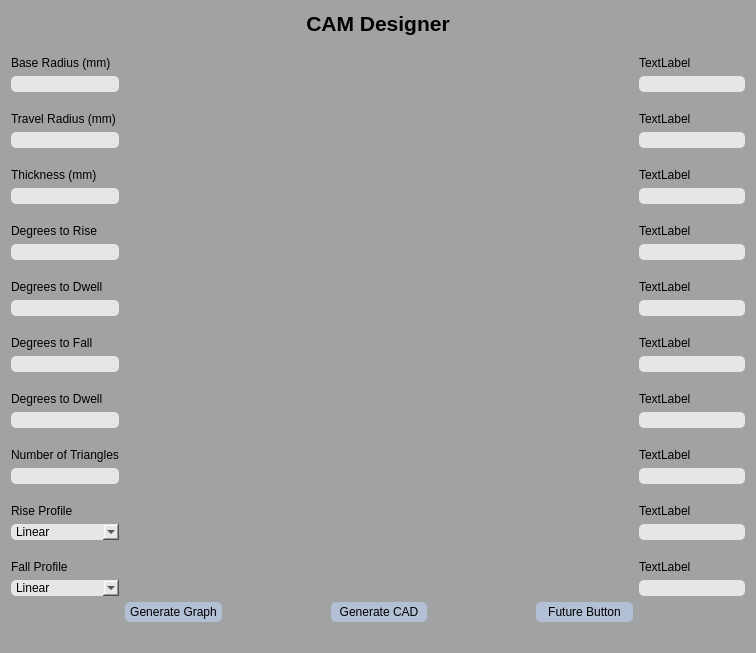
<?xml version="1.0" encoding="UTF-8"?>
<ui version="4.0">
 <class>CAMDesigner</class>
 <widget class="QWidget" name="CAMDesigner">
  <property name="geometry">
   <rect>
    <x>0</x>
    <y>0</y>
    <width>750</width>
    <height>568</height>
   </rect>
  </property>
  <property name="sizePolicy">
   <sizepolicy hsizetype="Fixed" vsizetype="Fixed">
    <horstretch>0</horstretch>
    <verstretch>0</verstretch>
   </sizepolicy>
  </property>
  <property name="windowTitle">
   <string>Form</string>
  </property>
  <property name="styleSheet">
   <string notr="true">background-color: rgb(161, 162, 164);</string>
  </property>
  <layout class="QHBoxLayout" name="horizontalLayout">
   <item>
    <layout class="QGridLayout" name="gridLayout">
     <item row="16" column="6">
      <widget class="QLineEdit" name="lineEdit_8">
       <property name="styleSheet">
        <string notr="true">background-color: rgb(229, 230, 232);
border-radius: 5px;
color: rgb(0, 0, 0)</string>
       </property>
      </widget>
     </item>
     <item row="20" column="6">
      <widget class="QLineEdit" name="lineEdit_10">
       <property name="styleSheet">
        <string notr="true">background-color: rgb(229, 230, 232);
border-radius: 5px;
color: rgb(0, 0, 0)</string>
       </property>
      </widget>
     </item>
     <item row="8" column="0">
      <widget class="QLineEdit" name="RiseDegrees">
       <property name="styleSheet">
        <string notr="true">background-color: rgb(229, 230, 232);
border-radius: 5px;
color: rgb(0, 0, 0)</string>
       </property>
      </widget>
     </item>
     <item row="5" column="0">
      <widget class="QLabel" name="label_3">
       <property name="styleSheet">
        <string notr="true">color: rgb(0, 0, 0)</string>
       </property>
       <property name="text">
        <string>
Thickness (mm)</string>
       </property>
      </widget>
     </item>
     <item row="4" column="0">
      <widget class="QLineEdit" name="TravelRadius">
       <property name="styleSheet">
        <string notr="true">background-color: rgb(229, 230, 232);
border-radius: 5px;
color: rgb(0, 0, 0)</string>
       </property>
      </widget>
     </item>
     <item row="20" column="0">
      <widget class="QComboBox" name="FallProfile">
       <property name="styleSheet">
        <string notr="true">background-color: rgb(229, 230, 232);
border-radius: 5px;
color: rgb(0, 0, 0)</string>
       </property>
       <item>
        <property name="text">
         <string>Linear</string>
        </property>
       </item>
       <item>
        <property name="text">
         <string>Parabolic</string>
        </property>
       </item>
       <item>
        <property name="text">
         <string>Harmonic</string>
        </property>
       </item>
       <item>
        <property name="text">
         <string>Cycloidal</string>
        </property>
       </item>
      </widget>
     </item>
     <item row="19" column="0">
      <widget class="QLabel" name="label_11">
       <property name="styleSheet">
        <string notr="true">color: rgb(0, 0, 0)</string>
       </property>
       <property name="text">
        <string>
Fall Profile</string>
       </property>
      </widget>
     </item>
     <item row="16" column="0">
      <widget class="QLineEdit" name="Triangles">
       <property name="styleSheet">
        <string notr="true">background-color: rgb(229, 230, 232);
border-radius: 5px;
color: rgb(0, 0, 0)</string>
       </property>
      </widget>
     </item>
     <item row="6" column="0">
      <widget class="QLineEdit" name="Thickness">
       <property name="styleSheet">
        <string notr="true">background-color: rgb(229, 230, 232);
border-radius: 5px;
color: rgb(0, 0, 0)</string>
       </property>
      </widget>
     </item>
     <item row="15" column="0">
      <widget class="QLabel" name="label_8">
       <property name="styleSheet">
        <string notr="true">color: rgb(0, 0, 0)</string>
       </property>
       <property name="text">
        <string>
Number of Triangles</string>
       </property>
      </widget>
     </item>
     <item row="9" column="0">
      <widget class="QLabel" name="label_5">
       <property name="styleSheet">
        <string notr="true">color: rgb(0, 0, 0)</string>
       </property>
       <property name="text">
        <string>
Degrees to Dwell</string>
       </property>
      </widget>
     </item>
     <item row="2" column="0">
      <widget class="QLineEdit" name="BaseRadius">
       <property name="styleSheet">
        <string notr="true">background-color: rgb(229, 230, 232);
border-radius: 5px;
color: rgb(0, 0, 0)</string>
       </property>
      </widget>
     </item>
     <item row="11" column="0">
      <widget class="QLabel" name="label_6">
       <property name="styleSheet">
        <string notr="true">color: rgb(0, 0, 0)</string>
       </property>
       <property name="text">
        <string>
Degrees to Fall</string>
       </property>
      </widget>
     </item>
     <item row="18" column="0">
      <widget class="QComboBox" name="RiseProfile">
       <property name="styleSheet">
        <string notr="true">background-color: rgb(229, 230, 232);
border-radius: 5px;
color: rgb(0, 0, 0)</string>
       </property>
       <item>
        <property name="text">
         <string>Linear</string>
        </property>
       </item>
       <item>
        <property name="text">
         <string>Parabolic</string>
        </property>
       </item>
       <item>
        <property name="text">
         <string>Harmonic</string>
        </property>
       </item>
       <item>
        <property name="text">
         <string>Cycloidal</string>
        </property>
       </item>
      </widget>
     </item>
     <item row="17" column="0">
      <widget class="QLabel" name="label_10">
       <property name="styleSheet">
        <string notr="true">color: rgb(0, 0, 0)</string>
       </property>
       <property name="text">
        <string>
Rise Profile</string>
       </property>
      </widget>
     </item>
     <item row="10" column="0">
      <widget class="QLineEdit" name="HighDwell">
       <property name="styleSheet">
        <string notr="true">background-color: rgb(229, 230, 232);
border-radius: 5px;
color: rgb(0, 0, 0)</string>
       </property>
       <property name="readOnly">
        <bool>false</bool>
       </property>
      </widget>
     </item>
     <item row="11" column="6">
      <widget class="QLabel" name="label_17">
       <property name="styleSheet">
        <string notr="true">color: rgb(0, 0, 0)</string>
       </property>
       <property name="text">
        <string>
TextLabel</string>
       </property>
      </widget>
     </item>
     <item row="21" column="5">
      <widget class="QPushButton" name="STEPBot">
       <property name="sizePolicy">
        <sizepolicy hsizetype="Expanding" vsizetype="Ignored">
         <horstretch>0</horstretch>
         <verstretch>0</verstretch>
        </sizepolicy>
       </property>
       <property name="cursor">
        <cursorShape>PointingHandCursor</cursorShape>
       </property>
       <property name="styleSheet">
        <string notr="true">background-color: rgb(179, 191, 213);
border-radius: 5px;
color: rgb(0, 0, 0)</string>
       </property>
       <property name="text">
        <string>Future Button</string>
       </property>
      </widget>
     </item>
     <item row="21" column="3">
      <widget class="QPushButton" name="CADBot">
       <property name="sizePolicy">
        <sizepolicy hsizetype="Expanding" vsizetype="Ignored">
         <horstretch>0</horstretch>
         <verstretch>0</verstretch>
        </sizepolicy>
       </property>
       <property name="cursor">
        <cursorShape>PointingHandCursor</cursorShape>
       </property>
       <property name="styleSheet">
        <string notr="true">background-color: rgb(179, 191, 213);
border-radius: 5px;
color: rgb(0, 0, 0)</string>
       </property>
       <property name="text">
        <string>Generate CAD</string>
       </property>
      </widget>
     </item>
     <item row="15" column="6">
      <widget class="QLabel" name="label_19">
       <property name="styleSheet">
        <string notr="true">color: rgb(0, 0, 0)</string>
       </property>
       <property name="text">
        <string>
TextLabel</string>
       </property>
      </widget>
     </item>
     <item row="17" column="6">
      <widget class="QLabel" name="label_20">
       <property name="styleSheet">
        <string notr="true">color: rgb(0, 0, 0)</string>
       </property>
       <property name="text">
        <string>
TextLabel</string>
       </property>
      </widget>
     </item>
     <item row="13" column="6">
      <widget class="QLabel" name="label_18">
       <property name="styleSheet">
        <string notr="true">color: rgb(0, 0, 0)</string>
       </property>
       <property name="text">
        <string>
TextLabel</string>
       </property>
      </widget>
     </item>
     <item row="4" column="6">
      <widget class="QLineEdit" name="lineEdit_2">
       <property name="styleSheet">
        <string notr="true">background-color: rgb(229, 230, 232);
border-radius: 5px;
color: rgb(0, 0, 0)</string>
       </property>
      </widget>
     </item>
     <item row="19" column="6">
      <widget class="QLabel" name="label_21">
       <property name="styleSheet">
        <string notr="true">color: rgb(0, 0, 0)</string>
       </property>
       <property name="text">
        <string>
TextLabel</string>
       </property>
      </widget>
     </item>
     <item row="21" column="4">
      <spacer name="horizontalSpacer_2">
       <property name="orientation">
        <enum>Qt::Horizontal</enum>
       </property>
       <property name="sizeHint" stdset="0">
        <size>
         <width>18</width>
         <height>20</height>
        </size>
       </property>
      </spacer>
     </item>
     <item row="3" column="0">
      <widget class="QLabel" name="label_2">
       <property name="styleSheet">
        <string notr="true">color: rgb(0, 0, 0)</string>
       </property>
       <property name="text">
        <string>
Travel Radius (mm)</string>
       </property>
      </widget>
     </item>
     <item row="7" column="6">
      <widget class="QLabel" name="label_15">
       <property name="styleSheet">
        <string notr="true">color: rgb(0, 0, 0)</string>
       </property>
       <property name="text">
        <string>
TextLabel</string>
       </property>
      </widget>
     </item>
     <item row="18" column="6">
      <widget class="QLineEdit" name="lineEdit_9">
       <property name="styleSheet">
        <string notr="true">background-color: rgb(229, 230, 232);
border-radius: 5px;
color: rgb(0, 0, 0)</string>
       </property>
      </widget>
     </item>
     <item row="7" column="0">
      <widget class="QLabel" name="label_4">
       <property name="styleSheet">
        <string notr="true">color: rgb(0, 0, 0)</string>
       </property>
       <property name="text">
        <string>
Degrees to Rise</string>
       </property>
      </widget>
     </item>
     <item row="9" column="6">
      <widget class="QLabel" name="label_16">
       <property name="styleSheet">
        <string notr="true">color: rgb(0, 0, 0)</string>
       </property>
       <property name="text">
        <string>
TextLabel</string>
       </property>
      </widget>
     </item>
     <item row="13" column="0">
      <widget class="QLabel" name="label_7">
       <property name="styleSheet">
        <string notr="true">color: rgb(0, 0, 0)</string>
       </property>
       <property name="text">
        <string>
Degrees to Dwell</string>
       </property>
      </widget>
     </item>
     <item row="12" column="0">
      <widget class="QLineEdit" name="FallDegrees">
       <property name="styleSheet">
        <string notr="true">background-color: rgb(229, 230, 232);
border-radius: 5px;
color: rgb(0, 0, 0)</string>
       </property>
      </widget>
     </item>
     <item row="14" column="0">
      <widget class="QLineEdit" name="LowDwell">
       <property name="styleSheet">
        <string notr="true">background-color: rgb(229, 230, 232);
border-radius: 5px;
color: rgb(0, 0, 0)</string>
       </property>
      </widget>
     </item>
     <item row="1" column="1" rowspan="20" colspan="5">
      <widget class="QFrame" name="CAMPlot">
       <property name="sizePolicy">
        <sizepolicy hsizetype="Fixed" vsizetype="Fixed">
         <horstretch>0</horstretch>
         <verstretch>0</verstretch>
        </sizepolicy>
       </property>
       <property name="frameShape">
        <enum>QFrame::StyledPanel</enum>
       </property>
       <property name="frameShadow">
        <enum>QFrame::Raised</enum>
       </property>
      </widget>
     </item>
     <item row="1" column="6">
      <widget class="QLabel" name="label_12">
       <property name="styleSheet">
        <string notr="true">color: rgb(0, 0, 0)</string>
       </property>
       <property name="text">
        <string>
TextLabel</string>
       </property>
      </widget>
     </item>
     <item row="10" column="6">
      <widget class="QLineEdit" name="lineEdit_5">
       <property name="styleSheet">
        <string notr="true">background-color: rgb(229, 230, 232);
border-radius: 5px;
color: rgb(0, 0, 0)</string>
       </property>
      </widget>
     </item>
     <item row="12" column="6">
      <widget class="QLineEdit" name="lineEdit_6">
       <property name="styleSheet">
        <string notr="true">background-color: rgb(229, 230, 232);
border-radius: 5px;
color: rgb(0, 0, 0)</string>
       </property>
      </widget>
     </item>
     <item row="14" column="6">
      <widget class="QLineEdit" name="lineEdit_7">
       <property name="styleSheet">
        <string notr="true">background-color: rgb(229, 230, 232);
border-radius: 5px;
color: rgb(0, 0, 0)</string>
       </property>
      </widget>
     </item>
     <item row="0" column="0" colspan="7">
      <widget class="QLabel" name="label_9">
       <property name="font">
        <font>
         <pointsize>16</pointsize>
         <weight>75</weight>
         <bold>true</bold>
         <kerning>true</kerning>
        </font>
       </property>
       <property name="styleSheet">
        <string notr="true">color: rgb(0, 0, 0)</string>
       </property>
       <property name="text">
        <string>CAM Designer</string>
       </property>
       <property name="scaledContents">
        <bool>true</bool>
       </property>
       <property name="alignment">
        <set>Qt::AlignCenter</set>
       </property>
      </widget>
     </item>
     <item row="6" column="6">
      <widget class="QLineEdit" name="lineEdit_3">
       <property name="sizePolicy">
        <sizepolicy hsizetype="Expanding" vsizetype="Fixed">
         <horstretch>0</horstretch>
         <verstretch>0</verstretch>
        </sizepolicy>
       </property>
       <property name="styleSheet">
        <string notr="true">background-color: rgb(229, 230, 232);
border-radius: 5px;
color: rgb(0, 0, 0)</string>
       </property>
      </widget>
     </item>
     <item row="2" column="6">
      <widget class="QLineEdit" name="lineEdit">
       <property name="styleSheet">
        <string notr="true">background-color: rgb(229, 230, 232);
border-radius: 5px;
color: rgb(0, 0, 0)</string>
       </property>
      </widget>
     </item>
     <item row="8" column="6">
      <widget class="QLineEdit" name="lineEdit_4">
       <property name="styleSheet">
        <string notr="true">background-color: rgb(229, 230, 232);
border-radius: 5px;
color: rgb(0, 0, 0)</string>
       </property>
      </widget>
     </item>
     <item row="1" column="0">
      <widget class="QLabel" name="label">
       <property name="styleSheet">
        <string notr="true">color: rgb(0, 0, 0)</string>
       </property>
       <property name="text">
        <string>
Base Radius (mm)</string>
       </property>
      </widget>
     </item>
     <item row="5" column="6">
      <widget class="QLabel" name="label_14">
       <property name="styleSheet">
        <string notr="true">color: rgb(0, 0, 0)</string>
       </property>
       <property name="text">
        <string>
TextLabel</string>
       </property>
      </widget>
     </item>
     <item row="3" column="6">
      <widget class="QLabel" name="label_13">
       <property name="styleSheet">
        <string notr="true">color: rgb(0, 0, 0)</string>
       </property>
       <property name="text">
        <string>
TextLabel</string>
       </property>
      </widget>
     </item>
     <item row="21" column="2">
      <spacer name="horizontalSpacer">
       <property name="orientation">
        <enum>Qt::Horizontal</enum>
       </property>
       <property name="sizeHint" stdset="0">
        <size>
         <width>18</width>
         <height>20</height>
        </size>
       </property>
      </spacer>
     </item>
     <item row="21" column="1">
      <widget class="QPushButton" name="GraphBot">
       <property name="sizePolicy">
        <sizepolicy hsizetype="Expanding" vsizetype="Ignored">
         <horstretch>0</horstretch>
         <verstretch>0</verstretch>
        </sizepolicy>
       </property>
       <property name="cursor">
        <cursorShape>PointingHandCursor</cursorShape>
       </property>
       <property name="styleSheet">
        <string notr="true">background-color: rgb(179, 191, 213);
border-radius: 5px;
color: rgb(0, 0, 0)</string>
       </property>
       <property name="text">
        <string>Generate Graph</string>
       </property>
      </widget>
     </item>
     <item row="21" column="0">
      <spacer name="verticalSpacer">
       <property name="orientation">
        <enum>Qt::Vertical</enum>
       </property>
       <property name="sizeType">
        <enum>QSizePolicy::Fixed</enum>
       </property>
       <property name="sizeHint" stdset="0">
        <size>
         <width>20</width>
         <height>20</height>
        </size>
       </property>
      </spacer>
     </item>
     <item row="22" column="0" colspan="7">
      <spacer name="horizontalSpacer_3">
       <property name="orientation">
        <enum>Qt::Horizontal</enum>
       </property>
       <property name="sizeType">
        <enum>QSizePolicy::Fixed</enum>
       </property>
       <property name="sizeHint" stdset="0">
        <size>
         <width>734</width>
         <height>20</height>
        </size>
       </property>
      </spacer>
     </item>
    </layout>
   </item>
  </layout>
 </widget>
 <resources/>
 <connections/>
</ui>
